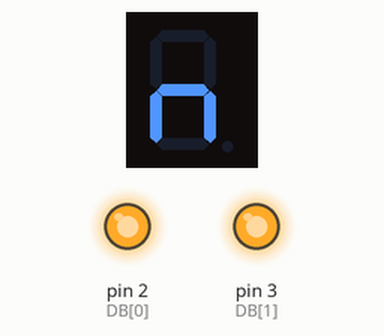
Bench run of a sketch on a simulated Arduino Uno, built with avr-gcc and run on an emulated ATmega328P. Parts: 1-digit seven-segment display, output pins drawn as LEDs (lit = HIGH). Wiring (inferred from the names in the program): 1-digit 7-segment display, segments lit when LOW: segments pin 4, pin 5, pin 6, pin 7, pin 8, pin 9, pin 10. The segment pins are drawn as the display they are named for; pins used as bus, display or sensor lines are not drawn.

Above: at 0.4 s.
Timing chart, 0 to 1.9 s (numbered marks = the images above):
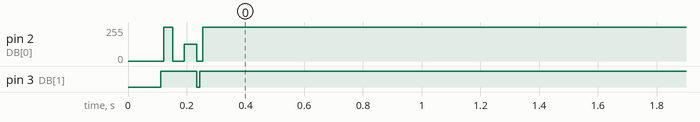

The sketch:

5358SYBYTNZ_Test_work2.ino
```cpp
#include <Arduino.h>

// ---------- Пины (8‑бит 6800) ----------
const uint8_t DB[8] = {2,3,4,5,6,7,8,9};  // CN10: 9..16 = D0..D7
#define PIN_RS   10    // CN10-4 A0/RS
#define PIN_E    12    // CN10-5 E/WR
#define PIN_RST  A2    // CN10-17 RST
#define PIN_CS   A1    // CN10-18 CS
#define CS_ACTIVE_LOW  1 // если CS активный высоким — поставьте 0

// ---------- Контраст / ориентация ----------
#define BIAS_CMD   0xA3    // 0xA2 (1/9) или 0xA3 (1/7)
#define RATIO_CMD  0x26    // 0x24..0x26
#define EV_VALUE   0x32    // 0x00..0x3F

#define ADC_NORMAL 1       // 1: 0xA0 (нормаль), 0: 0xA1 (зеркало по X)
#define SHL_NORMAL 1       // 1: 0xC0 (нормаль), 0: 0xC8 (переворот по Y)

// ---------- Низкий уровень ----------
static inline void setCS_level(bool active){
  if (CS_ACTIVE_LOW) digitalWrite(PIN_CS, active ? LOW  : HIGH);
  else               digitalWrite(PIN_CS, active ? HIGH : LOW);
}
static inline void pulseE(){
  digitalWrite(PIN_E, HIGH);  delayMicroseconds(6);
  digitalWrite(PIN_E, LOW);   delayMicroseconds(6);
}
static inline void busWrite(uint8_t v){
  for(uint8_t i=0;i<8;i++) digitalWrite(DB[i], (v>>i)&1);
}
static inline void cmd_hold(uint8_t c){
  digitalWrite(PIN_RS, LOW);
  busWrite(c);
  pulseE();
  delayMicroseconds(120);
}
static inline void setContrast(uint8_t bias, uint8_t ratio, uint8_t ev){
  cmd_hold(bias);                 // 0xA2/0xA3
  cmd_hold(ratio);                // 0x24..0x26
  cmd_hold(0x81); cmd_hold(ev & 0x3F); // EV 0..63
}

// Один проход инициализации — выполняем его дважды с разными уровнями CS
static void init_pass(bool cs_active){
  setCS_level(cs_active);

  cmd_hold(0xAE);            // Display OFF
  cmd_hold(0xE2);            // Software Reset
  cmd_hold(0x2C); delay(10); // Booster ON
  cmd_hold(0x2E); delay(10); // Regulator ON
  cmd_hold(0x2F); delay(30); // Follower ON

  cmd_hold(ADC_NORMAL ? 0xA0 : 0xA1); // ориентация SEG
  cmd_hold(SHL_NORMAL ? 0xC0 : 0xC8); // ориентация COM

  cmd_hold(0xAC); cmd_hold(0x00);     // Static indicator OFF

  setContrast(BIAS_CMD, RATIO_CMD, EV_VALUE);
  delay(20);

  cmd_hold(0x2F); delay(20);          // стабилизация питания ЖК

  cmd_hold(0xA6);                     // Normal (не inverse)
  cmd_hold(0xA4);                     // Resume (не All-Points-ON)
  cmd_hold(0x40);                     // Start line = 0
  cmd_hold(0xAF); delay(30);          // Display ON
}

// ---------- Инициализация БЕЗ вывода ----------
void lcd_init(){
  // Пины
  for(uint8_t i=0;i<8;i++){ pinMode(DB[i],OUTPUT); digitalWrite(DB[i],LOW); }
  pinMode(PIN_RS,OUTPUT);
  pinMode(PIN_E, OUTPUT);
  pinMode(PIN_RST,OUTPUT);
  pinMode(PIN_CS, OUTPUT);
  digitalWrite(PIN_E,LOW);

  // Жёсткий сброс
  digitalWrite(PIN_RST,LOW); delay(50);
  digitalWrite(PIN_RST,HIGH); delay(50);

  // Инициализируем обе «половины» панели
  init_pass(true);   // CS в активном уровне
  delay(10);
  init_pass(false);  // CS в противоположном уровне

  // НИКАКИХ A5/A4 и записей в GDRAM — только init.
}

void setup(){
  // ВАЖНО: CN10‑8 (R/W) — на GND аппаратно. Подсветка — на VCC (не управляем).
  lcd_init();  // только инициализация
}

void loop(){
  // ничего не рисуем
}
```
